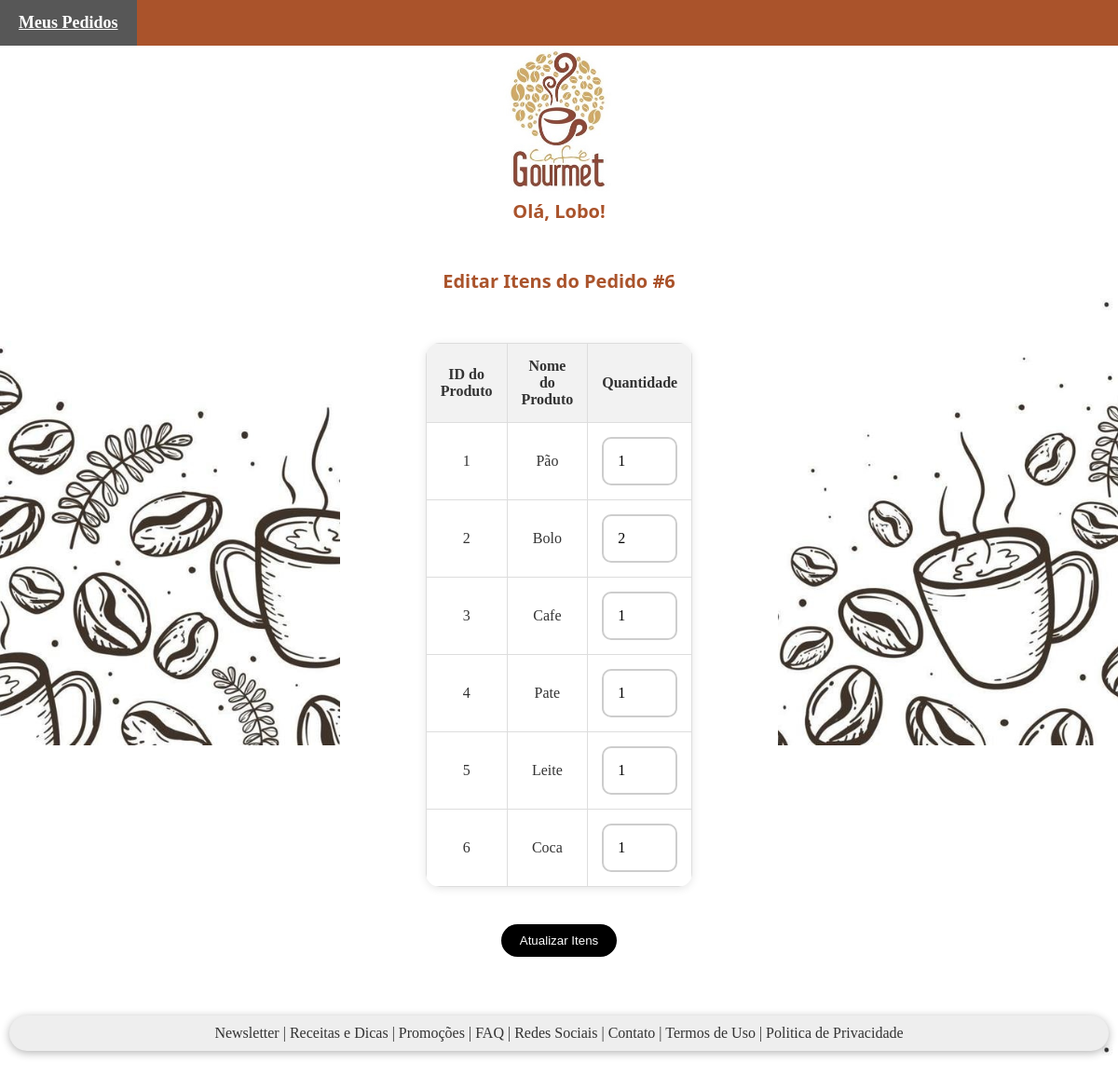
The app's page /edit_order_items/6 (signed in) with its own data.
### app.py (models this page shows, shortened)
class User(db.Model):
    id = db.Column(db.Integer, primary_key=True)
    username = db.Column(db.String(150), unique=True, nullable=False)
    password = db.Column(db.String(150), nullable=False)
    role = db.Column(db.String(50))  # Ex: 'admin' ou 'user'

class Order(db.Model):
    id = db.Column(db.Integer, primary_key=True)
    user_id = db.Column(db.Integer, db.ForeignKey('user.id'), nullable=False)
    user = db.relationship('User', backref='orders')
    products = db.relationship('OrderProduct', backref='order')
    status = db.Column(db.String(20), default='pedido realizado')

class OrderProduct(db.Model):
    __tablename__ = 'order_product'
    id = db.Column(db.Integer, primary_key=True)  # Certifique-se de que este atributo existe
    order_id = db.Column(db.Integer, db.ForeignKey('order.id'))
    product_id = db.Column(db.Integer, db.ForeignKey('product.id'))
    quantity = db.Column(db.Integer, nullable=False)
    product = db.relationship('Product', backref='order_products')

class Product(db.Model):
    id = db.Column(db.Integer, primary_key=True)
    name = db.Column(db.String(150), nullable=False)
    price = db.Column(db.Float, nullable=False)
    description = db.Column(db.String(250))

### app.py (the view, shortened to what this page needs)
@app.route('/edit_order_items/<int:order_id>', methods=['GET', 'POST'])
@login_required
def edit_order_items(order_id):
    order = Order.query.get(order_id)
    if order and order.user_id == current_user.id:
        return render_template('edit_order_items.html', order=order)
    return "Pedido não encontrado ou acesso negado", 404

### app.py (called while the page is built)
@login_manager.user_loader
def load_user(user_id):
    return User.query.get(int(user_id))

### templates/edit_order_items.html (shortened to what this page needs)
{% extends "index.html" %}
{% block navbar %}
<nav>
    <ul class="menu">
        <li><a href="{{ url_for('my_orders') }}" class="link-nav">Meus Pedidos</a></li>
    </ul>
</nav>
{% endblock %}
{% block body %}
<form method="POST" class="popup">
    <h1>Editar Itens do Pedido #{{ order.id }}</h1>
    <table>
        <tr>
            <th>ID do Produto</th>
            <th>Nome do Produto</th>
            <th>Quantidade</th>
        </tr>
        {% for item in order.products %}
        <tr>
            <td>{{ item.product_id }}</td>
            <td>{{ item.product.name }}</td>
            <td>
                <input type="number" name="quantity_{{ item.product_id }}" value="{{ item.quantity }}" min="1" required class="input">
            </td>
        </tr>
        {% endfor %}
    </table>
    <input type="submit" value="Atualizar Itens" class="botao-arquivo">
</form>
{% endblock %}

### templates/index.html (shortened to what this page needs)
<!DOCTYPE html>
<html lang="pt-BR">
<head>
    <link rel="stylesheet" href="{{ url_for('static', filename='styles.css') }}">
</head>
<body>
    <div class="corpo-body">
    {% block navbar %}{% endblock %}
    <div style="text-align: center;">
        <img src="/static/images/logo.jpg" alt="Logo da cafeteria gourmet" class="logo-cafereria">
        <br>
        {% if current_user.is_authenticated %}
        <h1>Olá, {{ current_user.username }}!</h1>
        {% endif %}
    </div>
    {% block body %}
    {% endblock %}
    <br>
        <div class="footer">
            Newsletter | Receitas e Dicas | Promoções | FAQ | Redes Sociais | Contato | Termos de Uso | Politica de Privacidade
        </div>
        <br>
    </div>
</body>
</html>

### static/styles.css (style rules this page uses)
body { font-family: Montserrat; color: #333; background-image: url('images/background.jpg'); background-size: cover; background-position: center; height: 100vh; margin: 0; }
h1 { color: rgb(170, 83, 43); font-size: 20px; font-family: system-ui, -apple-system, BlinkMacSystemFont, "Segoe UI", Roboto, Oxygen, Ubuntu, Cantarell, "Open Sans", "Helvetica Neue", sans-serif; display: inline; }
img { width: 100%; }
table { border-collapse: collapse; width: 50%; margin: 20px auto; border-radius: 15px; overflow: hidden; box-shadow: 0 2px 10px rgba(0, 0, 0, 0.1); }
th, td { border: 1px solid #ddd; padding: 15px; text-align: center; }
th { background-color: #f2f2f2; }
.logo-cafereria { justify-content: center; align-items: center; width: 10%; height: 10%; margin: auto; }
.link-nav { font-size: 18px; font-weight: 600; color: #333; text-decoration: none; }
.popup { width: 400px; margin: auto; display: flex; flex-direction: column; align-items: center; row-gap: 20px; padding: 35px; border-radius: 32px; background-color: #fff; }
.input { width: 100%; font-size: 16px; padding: 15px; border: 2px solid #cdcdcd; border-radius: 10px; box-sizing: border-box; font-family: Montserrat; }
.botao-arquivo { background-color: #000000; color: #fff; padding: 10px 20px; border: 0; border-radius: 35px; align-items: center; text-align: center; }
.corpo-body { display: flex; flex-direction: column; min-height: 100vh; margin: 0; }
.footer { background-color: #eee; padding: 10px 20px; border-radius: 25px; margin: 10px; text-align: center; box-shadow: 0 2px 10px rgba(0, 0, 0, 0.3); }
nav { background-color: rgb(170, 83, 43); }
.menu { list-style-type: none; margin: 0; padding: 0; display: flex; }
.menu a { display: inline-block; color: white; text-align: center; padding: 14px 20px; text-decoration: none; }

### records on screen
User: username "Lobo"
Order: id "6"
OrderProduct: product_id "1", product.name "Pão"
OrderProduct: product_id "2", product.name "Bolo"
OrderProduct: product_id "3", product.name "Cafe", quantity "1"
OrderProduct: product_id "4", product.name "Pate", quantity "1"
OrderProduct: product_id "5", product.name "Leite", quantity "1"
OrderProduct: product_id "6", product.name "Coca", quantity "1"
